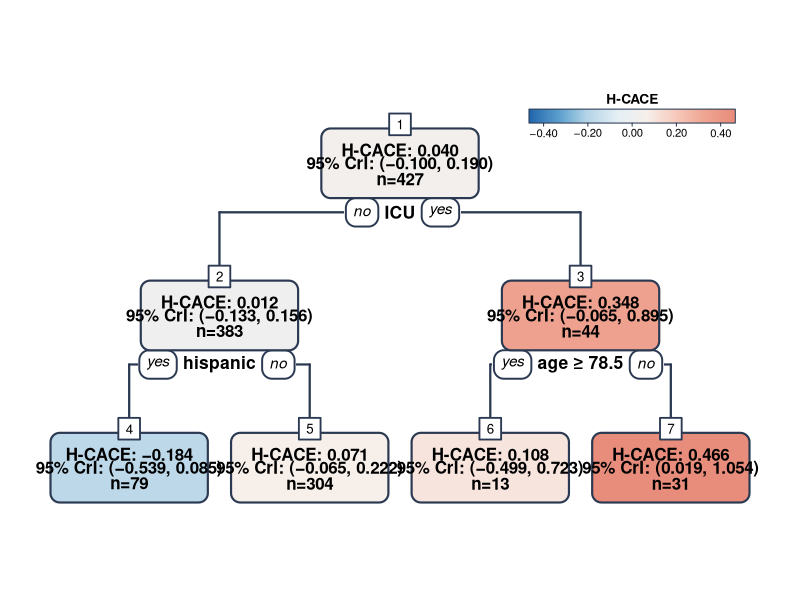

This chart was generated by the following R code:
## ---- save output next to THIS script (works for Rscript and RStudio) ----
get_script_dir <- function() {
  # 1) Rscript:  --file=/path/to/script.R
  a <- commandArgs(FALSE)
  f <- sub("^--file=", "", a[grep("^--file=", a)])
  if (length(f)) return(dirname(normalizePath(f[1])))
  # 2) source("script.R"):  ofile is set
  if (!is.null(sys.frames()[[1]]$ofile))
    return(dirname(normalizePath(sys.frames()[[1]]$ofile)))
  # 3) RStudio: Source button / Run
  if (requireNamespace("rstudioapi", quietly = TRUE) &&
      rstudioapi::isAvailable()) {
    p <- rstudioapi::getSourceEditorContext()$path
    if (nzchar(p)) return(dirname(normalizePath(p)))
  }
  getwd()   # fallback: current working directory
}
setwd(get_script_dir())

## ---- helper: rounded rectangle ----
roundrect <- function(x, y, w, h, r = 0.18,
                      col = "#cfe0f2", border = "#2b3a52", lwd = 2.1) {
  xl <- x - w/2; xr <- x + w/2
  yb <- y - h/2; yt <- y + h/2
  r  <- min(r, w/2, h/2)
  k  <- 18
  px <- c((xr - r) + r*cos(seq(-pi/2, 0,      length.out = k)),
          (xr - r) + r*cos(seq(0,     pi/2,   length.out = k)),
          (xl + r) + r*cos(seq(pi/2,  pi,     length.out = k)),
          (xl + r) + r*cos(seq(pi,    3*pi/2, length.out = k)))
  py <- c((yb + r) + r*sin(seq(-pi/2, 0,      length.out = k)),
          (yt - r) + r*sin(seq(0,     pi/2,   length.out = k)),
          (yt - r) + r*sin(seq(pi/2,  pi,     length.out = k)),
          (yb + r) + r*sin(seq(pi,    3*pi/2, length.out = k)))
  polygon(px, py, col = col, border = border, lwd = lwd)
}

## ---- helper: small white square holding the node number ----
numbox <- function(x, y, lab, s = 0.42, cex = 0.8) {
  rect(x - s/2, y - s/2, x + s/2, y + s/2,
       col = "white", border = "#2b3a52", lwd = 1.8)
  text(x, y, lab, cex = cex)
}

## ---- helper: white "yes"/"no" rounded label box on an edge ----
labbox <- function(x, y, lab, cex = 0.92, padx = 0.14, pady = 0.16) {
  hw <- strwidth(lab, cex = cex, font = 3)/2 + padx
  hh <- strheight(lab, cex = cex, font = 3)/2 + pady
  roundrect(x, y, 2*hw, 2*hh, r = hh*0.7,
            col = "white", border = "#2b3a52", lwd = 1.9)
  text(x, y, lab, cex = cex, font = 3)   # italic
}

## ---- helper: draw one node (box + 3 text lines + number) ----
draw_node <- function(nd, w, h, cex = 1.02) {
  roundrect(nd$x, nd$y, w, h, col = nd$fill)
  l1 <- sprintf("H-CACE: %s", fmt(nd$mean))
  l3 <- sprintf("n=%d", nd$n)
  yc <- nd$y - 0.02          # nudge text block down, away from the number
  dy <- 0.28                 # line spacing
  if (is.na(nd$lo) || is.na(nd$hi)) {          # no CI available: 2 lines
    text(nd$x, yc + dy/2, l1, cex = cex, col = nd$txt, font = 2)
    text(nd$x, yc - dy/2, l3, cex = cex, col = nd$txt, font = 2)
  } else {                                      # full 3-line layout
    l2 <- sprintf("95%% CrI: (%s, %s)", fmt(nd$lo), fmt(nd$hi))
    text(nd$x, yc + dy, l1, cex = cex, col = nd$txt, font = 2)
    text(nd$x, yc,      l2, cex = cex, col = nd$txt, font = 2)
    text(nd$x, yc - dy, l3, cex = cex, col = nd$txt, font = 2)
  }
  numbox(nd$x, nd$y + h/2 + 0.08, nd$id)   # sit mostly above the top border
}

## format with a proper minus sign (U+2212); DIG decimals
DIG <- 3
fmt <- function(v) sub("-", "\u2212", formatC(v, format = "f", digits = DIG), fixed = TRUE)

## ---- helper: horizontal diverging colour-bar legend ----
draw_colorbar <- function(x0, x1, y0, y1, M, ramp,
                          title = "H-CACE", ticks = c(-0.5, -0.25, 0, 0.25, 0.5)) {
  n  <- length(ramp)
  xs <- seq(x0, x1, length.out = n + 1)
  rect(xs[-(n + 1)], y0, xs[-1], y1, col = ramp, border = NA)
  rect(x0, y0, x1, y1, border = "#2b3a52", lwd = 1)
  tx <- x0 + (ticks + M) / (2 * M) * (x1 - x0)
  segments(tx, y0, tx, y0 - 0.06, col = "#2b3a52")
  lab <- sub("-", "\u2212", formatC(ticks, format = "f", digits = 2), fixed = TRUE)
  text(tx, y0 - 0.19, lab, cex = 0.68)
  text((x0 + x1)/2, y1 + 0.20, title, cex = 0.82, font = 2)
}

## ---- helper: draw a split (edges + variable + yes/no + pval) ----
draw_split <- function(px, py_bot, Lx, Rx, child_top, sy,
                       var_lab, pval_lab, var_cex = 1.05, ecol = "#2b3a52",
                       left_lab = "yes", right_lab = "no") {
  # orthogonal connectors (no stub from the parent box: starts at the bar)
  segments(Lx, sy, Rx, sy,     col = ecol, lwd = 2.2)     # horizontal bar
  segments(Lx, sy, Lx, child_top, col = ecol, lwd = 2.2)  # -> left  (yes)
  segments(Rx, sy, Rx, child_top, col = ecol, lwd = 2.2)  # -> right (no)
  
  # ---- central label cluster:  [left_lab]  VAR  [right_lab]  ----
  var_hw <- strwidth(var_lab,  cex = var_cex, font = 2)/2
  l_hw   <- strwidth(left_lab,  cex = 0.92, font = 3)/2 + 0.14
  r_hw   <- strwidth(right_lab, cex = 0.92, font = 3)/2 + 0.14
  lead   <- 0.12                       # gap between variable text and box
  l_cx   <- px - var_hw - lead - l_hw
  r_cx   <- px + var_hw + lead + r_hw
  
  # mask the bar behind the whole cluster, then draw text + boxes
  rect(l_cx - l_hw - 0.03, sy - 0.26,
       r_cx + r_hw + 0.03, sy + 0.26, col = "white", border = NA)
  text(px, sy, var_lab, cex = var_cex, font = 2)
  labbox(l_cx, sy, left_lab)
  labbox(r_cx, sy, right_lab)
  
  # pval below (close to the split variable)
  if (!is.null(pval_lab) && nzchar(pval_lab))
    text(px, sy - 0.42, pval_lab, cex = 0.82)
}

## ---- node data (real data) ----
y1 <- 8.3; y2 <- 5.35; y3 <- 2.4
nodes <- data.frame(
  id   = 1:7,
  x    = c(6.5, 3.0, 10.0, 1.25, 4.75, 8.25, 11.75),
  y    = c(y1,  y2,  y2,  y3,  y3,  y3,  y3),
  #         1(root)  2(icu no) 3(icu yes) 4(hisp yes) 5(hisp no) 6(age>=78.5) 7(age<78.5)
  mean = c( 0.0402,   0.0119,   0.3482,   -0.1841,     0.0706,    0.1080,     0.4661),
  lo   = c(-0.1001,  -0.1331,  -0.0646,   -0.5394,    -0.0645,   -0.4988,     0.0195),
  hi   = c( 0.1895,   0.1558,   0.8954,    0.0846,     0.2215,    0.7234,     1.0545),
  n    = c( 427,      383,      44,        79,         304,       13,         31),
  stringsAsFactors = FALSE
)

## fill colour: SYMMETRIC diverging scale centred at 0
## blue = negative, softened red = positive; anchored at +/- max|estimate|
M      <- max(abs(nodes$mean))
divpal <- colorRampPalette(c("#2166AC", "#5CA0CE", "#B7D6E8", "#E4EFF5",
                             "#F7F0EC", "#F6C9BB", "#EFA491", "#E88C7B"))
ramp   <- divpal(201)
col_for    <- function(v) ramp[1 + round((v + M) / (2 * M) * 200)]
nodes$fill <- vapply(nodes$mean, col_for, "")
## text colour: white on dark fills, black otherwise
lum        <- function(hex) { c <- col2rgb(hex)/255
0.299*c[1] + 0.587*c[2] + 0.114*c[3] }
nodes$txt  <- ifelse(vapply(nodes$fill, lum, 0) < 0.55, "white", "black")

BW  <- 3.05   # box width
BH  <- 1.35   # box height
sy1 <- 7.35   # bar y for the root (icu) split
sy2 <- 4.4    # bar y for the level-2 splits

## ---- render ----
## Draw everything once; reused for both PNG and PDF devices.
draw_all <- function() {
  par(mar = c(0.5, 0.5, 0.5, 0.5))
  plot(NA, xlim = c(-0.5, 13.5), ylim = c(1.3, 10),
       axes = FALSE, xlab = "", ylab = "", asp = 1)
  
  ## edges first (so boxes sit on top)
  # root split (binary icu): ICU?  no -> node2 (icu<0.5)  /  yes -> node3 (icu>=0.5)
  draw_split(nodes$x[1], nodes$y[1] - BH/2,
             nodes$x[2], nodes$x[3], nodes$y[2] + BH/2, sy1,
             "ICU", "", left_lab = "no", right_lab = "yes")
  # level 2 left split (binary hispanic): hispanic?  yes -> node4 (>=0.5) / no -> node5
  draw_split(nodes$x[2], nodes$y[2] - BH/2,
             nodes$x[4], nodes$x[5], nodes$y[4] + BH/2, sy2,
             "hispanic", "", left_lab = "yes", right_lab = "no")
  # level 2 right split (continuous age): age >= 78.5  yes -> node6 / no -> node7
  draw_split(nodes$x[3], nodes$y[3] - BH/2,
             nodes$x[6], nodes$x[7], nodes$y[6] + BH/2, sy2,
             "age \u2265 78.5", "", left_lab = "yes", right_lab = "no")
  
  ## nodes
  for (i in seq_len(nrow(nodes))) draw_node(nodes[i, ], BW, BH)
  
  ## legend: colour bar (top-right)
  draw_colorbar(x0 = 9.0, x1 = 13.0, y0 = 9.08, y1 = 9.35, M = M, ramp = ramp,
                ticks = c(-0.4, -0.2, 0, 0.2, 0.4))
}

## high-resolution PNG (crisp raster; cairo for correct Unicode glyphs)
png("cart_compliers_hcace.png", width = 3800, height = 2300, res = 300,
    type = "cairo")
draw_all(); dev.off()

cat("Saved:", normalizePath("cart_compliers_hcace.png"), "\n")
